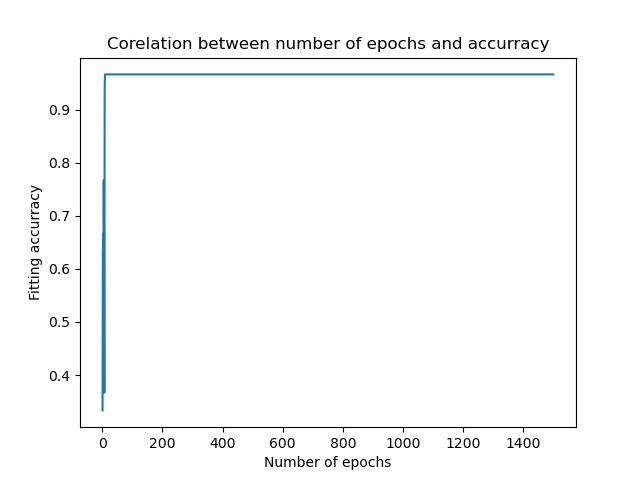

The script that saved this image:
from sklearn.datasets import load_iris
from sklearn.model_selection import train_test_split
from sklearn.neural_network import MLPClassifier
from sklearn.linear_model import Perceptron
import matplotlib.pyplot as plt

data = load_iris()
train_data, test_data, train_label, test_label = train_test_split(data.data, data.target, test_size = 0.2)

res = []
epochs = [1, 2, 5, 10, 20, 50, 150, 250]

for n in range(1, 1501):
    # clf = MLPClassifier(hidden_layer_sizes = (10, ), max_iter = n, random_state = 42, tol = 0.0001, early_stopping = False)
    neuron = Perceptron(tol=1e-3, max_iter = n, early_stopping = False)
    neuron.fit(train_data, train_label)
    # clf.fit(train_data, train_label)
    score = neuron.score(test_data, test_label)
    res.append(score)
    print(f"epochs: {n}, score: {score}")

plt.plot(range(1, len(res) + 1), res)
plt.title('Corelation between number of epochs and accurracy')
plt.xlabel('Number of epochs')
plt.ylabel('Fitting accurracy')
plt.savefig('ex5.png')